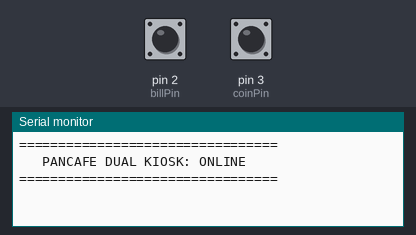
A program run on a simulated Arduino Uno, built with avr-gcc and run on an emulated ATmega328P. Shown: the last lines printed to the serial monitor. The inputs (shaded band) are chosen by the test bench; at power-on: pin 2 (billPin) HIGH, pin 3 (coinPin) HIGH.

Above: at 1.2 s.
1.3 s: pin 2 (billPin) pulled LOW for 0.15 s
At 2.9 s:
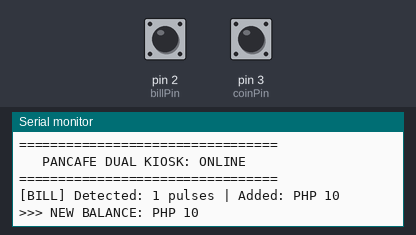
3.3 s: pin 3 (coinPin) pulled LOW for 0.15 s
At 4.4 s:
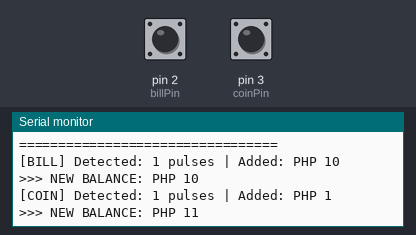
5.3 s: pin 2 (billPin) pulled LOW for 1 s
At 7.1 s:
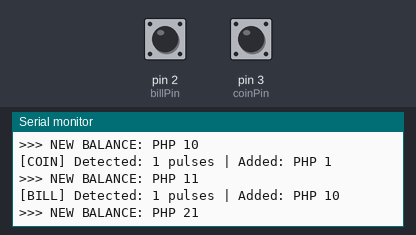
7.8 s: pin 3 (coinPin) pulled LOW for 1 s
At 9.0 s:
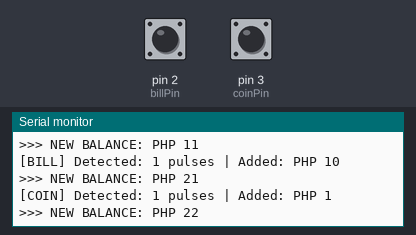
Timing chart, 0 to 10.8 s (numbered marks = the images above; inputs shaded):
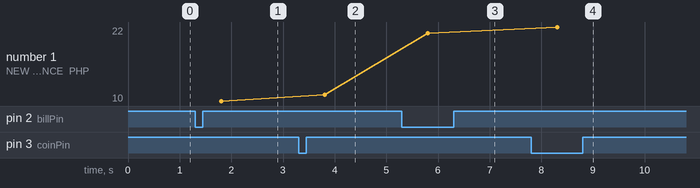

The program:

main.cpp
```cpp
#include <Arduino.h>

// PIN DEFINITIONS
const int billPin = 2; // TB74 connected here (1 pulse = 10 PHP)
const int coinPin = 3; // Coin Slot connected here (1 pulse = 1 PHP)

// VOLATILE COUNTERS (Needed for Interrupts)
volatile int billPulses = 0;
volatile int coinPulses = 0;
unsigned long lastBillTime = 0;
unsigned long lastCoinTime = 0;

// GLOBAL BALANCE
int totalBalance = 0;

// INTERRUPT FOR BILLS (Digital Pin 2)
void billISR() {
  billPulses++;
  lastBillTime = millis();
}

// INTERRUPT FOR COINS (Digital Pin 3)
void coinISR() {
  coinPulses++;
  lastCoinTime = millis();
}

void setup() {
  // Matches your .ini monitor_speed = 115200
  Serial.begin(115200);

  pinMode(billPin, INPUT_PULLUP);
  pinMode(coinPin, INPUT_PULLUP);

  // Set to FALLING since your hardware is active-low
  attachInterrupt(digitalPinToInterrupt(billPin), billISR, FALLING);
  attachInterrupt(digitalPinToInterrupt(coinPin), coinISR, FALLING);

  Serial.println("\n=================================");
  Serial.println("   PANCAFE DUAL KIOSK: ONLINE   ");
  Serial.println("=================================");
}

void loop() {
  // PROCESS BILLS (Wait 500ms after last pulse to confirm amount)
  if (billPulses > 0 && (millis() - lastBillTime > 500)) {
    int amount = billPulses * 10;
    totalBalance += amount;

    Serial.print("[BILL] Detected: "); Serial.print(billPulses);
    Serial.print(" pulses | Added: PHP "); Serial.println(amount);
    Serial.print(">>> NEW BALANCE: PHP "); Serial.println(totalBalance);

    billPulses = 0; // Reset for next bill
  }

  // PROCESS COINS (Wait 500ms after last pulse)
  if (coinPulses > 0 && (millis() - lastCoinTime > 500)) {
    int amount = coinPulses * 1;
    totalBalance += amount;

    Serial.print("[COIN] Detected: "); Serial.print(coinPulses);
    Serial.print(" pulses | Added: PHP "); Serial.println(amount);
    Serial.print(">>> NEW BALANCE: PHP "); Serial.println(totalBalance);

    coinPulses = 0; // Reset for next coin
  }
}
```

Measured:
- after the input at 1.3 s, the serial monitor: prints a new line after 0.50 s (image 1)
- after the input at 3.3 s, the serial monitor: prints a new line after 0.50 s (image 2)
- after the input at 5.3 s, the serial monitor: prints a new line after 0.50 s (image 3)
- after the input at 7.8 s, the serial monitor: prints a new line after 0.50 s (image 4)
- plotted number 1: 10 → 11 after the input at 3.3 s, 11 → 21 after the input at 5.3 s, 21 → 22 after the input at 7.8 s
